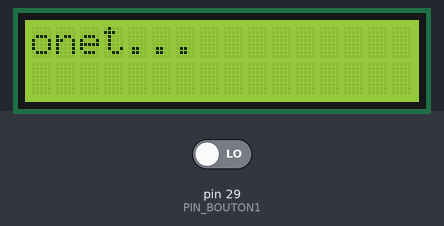
Simulated run of this program. Board: Arduino Mega 2560, built with avr-gcc and run on an emulated ATmega2560. Parts: 16×2 character LCD. Inputs (shaded band) come from the test bench; at power-on: pin 29 (PIN_BOUTON1) LOW.

Above: at 1.2 s.
1.3 s: pin 29 (PIN_BOUTON1) driven HIGH
At 2.5 s:
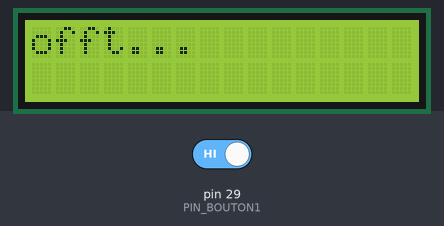
2.8 s: pin 29 (PIN_BOUTON1) driven LOW
At 4.2 s:
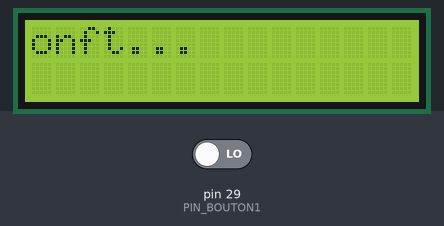
Timing chart, 0 to 5.8 s (numbered marks = the images above; inputs shaded):
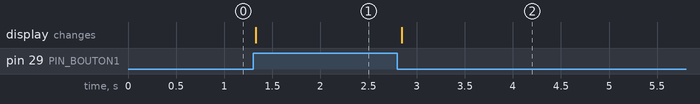

Measured:
- after the input at 1.3 s, the display: changes at once (image 1)
- after the input at 2.8 s, the display: changes at once (image 2)

The program:

main.cpp
```cpp
#include <Arduino.h>
#include <LiquidCrystal.h>
#include "bouton.h"

#define PIN_BOUTON1 29
#define PIN_BOUTON2 30 //à changer
#define PIN_BOUTON3 31
#define PIN_BOUTON4 32
const int rs = 3, en = 4 , d4 = 8, d5 = 9, d6 = 10, d7 = 11;
LiquidCrystal lcd(rs, en, d4, d5, d6, d7);

void setup() {

  setup_bouton(PIN_BOUTON1);
  setup_bouton(PIN_BOUTON2);
  setup_bouton(PIN_BOUTON3);
  setup_bouton(PIN_BOUTON4);

  Serial.begin(9600);
  lcd.begin(16, 2);
  lcd.clear();
  lcd.setCursor(0, 0);
  lcd.print("Pret...");
}

void loop()
{
  lcd.setCursor(0, 0);
  if (read_bouton(PIN_BOUTON1) == HIGH)
  {
    lcd.print("off");
  }
  else
  {
    lcd.print("on");
  }
  delay(50);

}
```

bouton.cpp
```cpp
#include <Arduino.h>
#include "bouton.h"

void setup_bouton(int pin)
{
    pinMode(pin, INPUT);
}

int read_bouton(int pin)
{
    return digitalRead(pin);
}
```

bouton.h
```cpp
#ifndef BOUTON_H
#define BOUTON_H

void setup_bouton(int pin);
int read_bouton(int pin);

#endif
```
